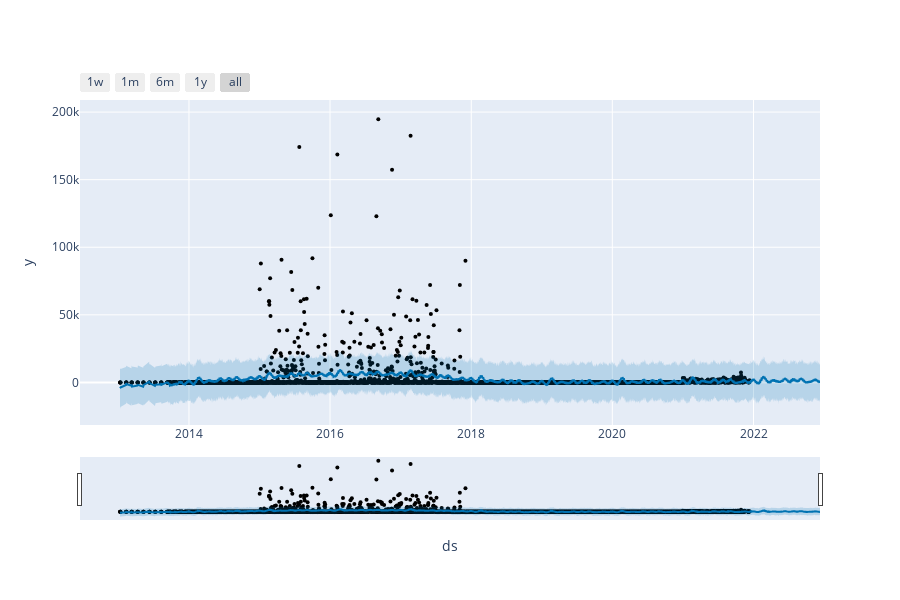

This figure's notebook cell:
### Code cell
#plotting bar sales with actual vs predicated
plot_plotly(Dine_m, Dine_forecast)

### Figure 1 — Plotly figure (JSON) as saved in the notebook; plotly's stock layout.template omitted (floating-point values rounded to 4 significant figures; data arrays with more than 128 entries replaced by an {"elided": "..."} marker saying what was removed)
{"data": [{"marker": {"color": "black", "size": 4}, "mode": "markers", "name": "Actual", "type": "scatter", "x": {"elided": "3002 str values"}, "y": {"elided": "3002 int values"}}, {"hoverinfo": "skip", "line": {"width": 0}, "mode": "lines", "type": "scatter", "x": {"elided": "3367 str values"}, "y": {"elided": "3367 float values"}}, {"fill": "tonexty", "fillcolor": "rgba(0, 114, 178, 0.2)", "line": {"color": "#0072B2", "width": 2}, "mode": "lines", "name": "Predicted", "type": "scatter", "x": {"elided": "3367 str values"}, "y": {"elided": "3367 float values"}}, {"fill": "tonexty", "fillcolor": "rgba(0, 114, 178, 0.2)", "hoverinfo": "skip", "line": {"width": 0}, "mode": "lines", "type": "scatter", "x": {"elided": "3367 str values"}, "y": {"elided": "3367 float values"}}], "layout": {"height": 600, "showlegend": false, "width": 900, "xaxis": {"rangeselector": {"buttons": [{"count": 7, "label": "1w", "step": "day", "stepmode": "backward"}, {"count": 1, "label": "1m", "step": "month", "stepmode": "backward"}, {"count": 6, "label": "6m", "step": "month", "stepmode": "backward"}, {"count": 1, "label": "1y", "step": "year", "stepmode": "backward"}, {"step": "all"}]}, "rangeslider": {"visible": true}, "title": {"text": "ds"}, "type": "date"}, "yaxis": {"title": {"text": "y"}}}}
